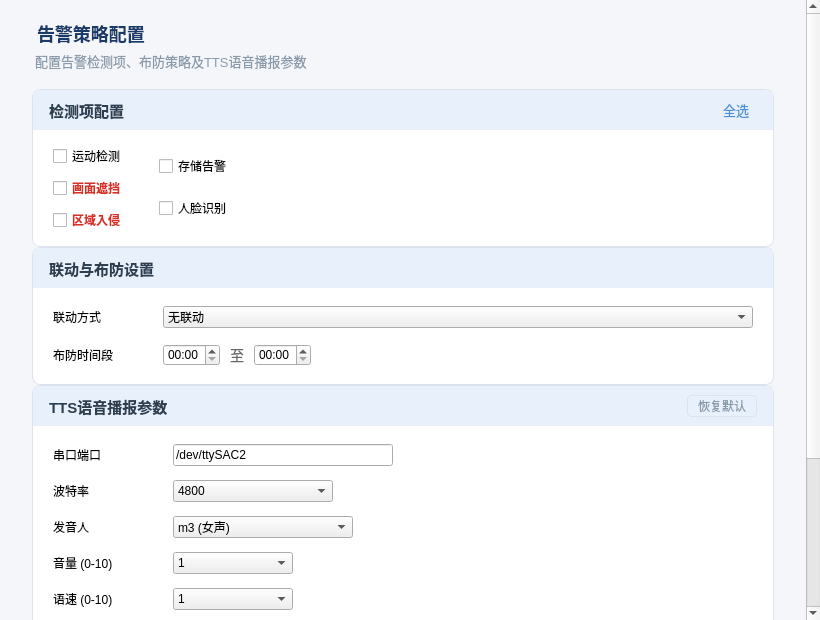
<?xml version="1.0" encoding="UTF-8"?>
<ui version="4.0">
 <class>SetupWidget</class>
 <widget class="QScrollArea" name="SetupWidget">
  <property name="geometry"><rect><x>0</x><y>0</y><width>820</width><height>620</height></rect></property>
  <property name="styleSheet"><string notr="true">QScrollArea { border: none; background: #f4f6f9; }</string></property>
  <property name="widgetResizable"><bool>true</bool></property>
  <widget class="QWidget" name="scrollContent">
   <property name="styleSheet"><string notr="true">QWidget#scrollContent { background: #f4f6f9; }</string></property>
   <layout class="QVBoxLayout" name="rootLayout">
    <property name="leftMargin"><number>32</number></property>
    <property name="topMargin"><number>20</number></property>
    <property name="rightMargin"><number>32</number></property>
    <property name="bottomMargin"><number>28</number></property>
    <property name="spacing"><number>0</number></property>

    <!-- 面包屑标题 -->
    <item>
     <widget class="QLabel" name="pageTitle">
      <property name="text"><string>告警策略配置</string></property>
      <property name="styleSheet"><string notr="true">QLabel{font-size:18px;font-weight:bold;color:#1a3a6a;margin-bottom:4px;background:transparent;}</string></property>
     </widget>
    </item>
    <item>
     <widget class="QLabel" name="pageDesc">
      <property name="text"><string>配置告警检测项、布防策略及TTS语音播报参数</string></property>
      <property name="styleSheet"><string notr="true">QLabel{font-size:13px;color:#8a9aaa;margin-bottom:18px;background:transparent;}</string></property>
     </widget>
    </item>

    <!-- ====== 卡片1：检测项配置 ====== -->
    <item>
     <widget class="QFrame" name="cardDetect">
      <property name="styleSheet"><string notr="true">QFrame#cardDetect{background:#ffffff;border:1px solid #dde3ee;border-radius:8px;}</string></property>
      <layout class="QVBoxLayout" name="detectCardLayout">
       <property name="leftMargin"><number>0</number></property><property name="topMargin"><number>0</number></property>
       <property name="rightMargin"><number>0</number></property><property name="bottomMargin"><number>0</number></property>
       <property name="spacing"><number>0</number></property>
       <item>
        <widget class="QFrame" name="detectHeader">
         <property name="styleSheet"><string notr="true">QFrame#detectHeader{background:#e8f0fc;border-top-left-radius:8px;border-top-right-radius:8px;min-height:40px;max-height:40px;}</string></property>
         <layout class="QHBoxLayout" name="detectHeaderLayout">
          <property name="leftMargin"><number>16</number></property><property name="topMargin"><number>0</number></property>
          <property name="rightMargin"><number>16</number></property><property name="bottomMargin"><number>0</number></property>
          <item><widget class="QLabel" name="detectTitle"><property name="text"><string>检测项配置</string></property><property name="styleSheet"><string notr="true">font-size:15px;font-weight:bold;color:#2c3e50;background:transparent;</string></property></widget></item>
          <item><spacer name="detectHSpacer"><property name="orientation"><enum>Qt::Horizontal</enum></property><property name="sizeHint" stdset="0"><size><width>40</width><height>20</height></size></property></spacer></item>
          <item><widget class="QPushButton" name="btnSelectAll"><property name="text"><string>全选</string></property><property name="styleSheet"><string notr="true">QPushButton{background:transparent;color:#4a90d9;border:none;font-size:13px;padding:2px 8px;}QPushButton:hover{color:#2a6ab8;}</string></property></widget></item>
         </layout>
        </widget>
       </item>
       <item>
        <layout class="QHBoxLayout" name="detectBodyLayout">
         <property name="leftMargin"><number>20</number></property><property name="topMargin"><number>14</number></property>
         <property name="rightMargin"><number>20</number></property><property name="bottomMargin"><number>14</number></property>
         <property name="spacing"><number>32</number></property>
         <item>
          <layout class="QVBoxLayout" name="detectCol1"><property name="spacing"><number>8</number></property>
           <item><widget class="QCheckBox" name="ckMotion"><property name="text"><string>运动检测</string></property></widget></item>
           <item><widget class="QCheckBox" name="ckCover"><property name="text"><string>画面遮挡</string></property><property name="styleSheet"><string notr="true">QCheckBox{font-weight:bold;color:#d93025;}</string></property></widget></item>
           <item><widget class="QCheckBox" name="ckIntrude"><property name="text"><string>区域入侵</string></property><property name="styleSheet"><string notr="true">QCheckBox{font-weight:bold;color:#d93025;}</string></property></widget></item>
          </layout>
         </item>
         <item>
          <layout class="QVBoxLayout" name="detectCol2"><property name="spacing"><number>8</number></property>
           <item><widget class="QCheckBox" name="ckStorage"><property name="text"><string>存储告警</string></property></widget></item>
           <item><widget class="QCheckBox" name="ckFace"><property name="text"><string>人脸识别</string></property></widget></item>
          </layout>
         </item>
         <item><spacer name="detectBodySpacer"><property name="orientation"><enum>Qt::Horizontal</enum></property><property name="sizeHint" stdset="0"><size><width>40</width><height>20</height></size></property></spacer></item>
        </layout>
       </item>
      </layout>
     </widget>
    </item>

    <!-- 卡片间距 -->
    <item><spacer name="sp1"><property name="orientation"><enum>Qt::Vertical</enum></property><property name="sizeHint" stdset="0"><size><width>20</width><height>16</height></size></property></spacer></item>

    <!-- ====== 卡片2：联动与布防设置 ====== -->
    <item>
     <widget class="QFrame" name="cardRule">
      <property name="styleSheet"><string notr="true">QFrame#cardRule{background:#ffffff;border:1px solid #dde3ee;border-radius:8px;}</string></property>
      <layout class="QVBoxLayout" name="ruleCardLayout">
       <property name="leftMargin"><number>0</number></property><property name="topMargin"><number>0</number></property>
       <property name="rightMargin"><number>0</number></property><property name="bottomMargin"><number>0</number></property><property name="spacing"><number>0</number></property>
       <item>
        <widget class="QFrame" name="ruleHeader">
         <property name="styleSheet"><string notr="true">QFrame#ruleHeader{background:#e8f0fc;border-top-left-radius:8px;border-top-right-radius:8px;min-height:40px;max-height:40px;}</string></property>
         <layout class="QHBoxLayout" name="ruleHeaderLayout">
          <property name="leftMargin"><number>16</number></property><property name="rightMargin"><number>16</number></property>
          <item><widget class="QLabel" name="ruleTitle"><property name="text"><string>联动与布防设置</string></property><property name="styleSheet"><string notr="true">font-size:15px;font-weight:bold;color:#2c3e50;background:transparent;</string></property></widget></item>
         </layout>
        </widget>
       </item>
       <item>
        <layout class="QFormLayout" name="ruleBodyLayout">
         <property name="leftMargin"><number>20</number></property><property name="topMargin"><number>18</number></property>
         <property name="rightMargin"><number>20</number></property><property name="bottomMargin"><number>18</number></property>
         <property name="horizontalSpacing"><number>20</number></property>
         <property name="verticalSpacing"><number>16</number></property>
         <item row="0" column="0"><widget class="QLabel" name="lblLink"><property name="text"><string>联动方式</string></property><property name="minimumSize"><size><width>90</width><height>0</height></size></property></widget></item>
         <item row="0" column="1">
          <widget class="QComboBox" name="linkCombo">
           <item><property name="text"><string>无联动</string></property></item>
           <item><property name="text"><string>声光报警</string></property></item>
           <item><property name="text"><string>自动录像</string></property></item>
           <item><property name="text"><string>消息推送</string></property></item>
          </widget>
         </item>
         <item row="1" column="0"><widget class="QLabel" name="lblTime"><property name="text"><string>布防时间段</string></property></widget></item>
         <item row="1" column="1">
          <layout class="QHBoxLayout" name="timeLayout"><property name="spacing"><number>10</number></property>
           <item><widget class="QTimeEdit" name="timeStart"><property name="displayFormat"><string>HH:mm</string></property></widget></item>
           <item><widget class="QLabel" name="lblTo"><property name="text"><string>至</string></property><property name="styleSheet"><string notr="true">color:#666;font-size:14px;</string></property></widget></item>
           <item><widget class="QTimeEdit" name="timeEnd"><property name="displayFormat"><string>HH:mm</string></property></widget></item>
           <item><spacer name="timeSpacer"><property name="orientation"><enum>Qt::Horizontal</enum></property><property name="sizeHint" stdset="0"><size><width>40</width><height>20</height></size></property></spacer></item>
          </layout>
         </item>
        </layout>
       </item>
      </layout>
     </widget>
    </item>

    <!-- 卡片间距 -->
    <item><spacer name="sp2"><property name="orientation"><enum>Qt::Vertical</enum></property><property name="sizeHint" stdset="0"><size><width>20</width><height>16</height></size></property></spacer></item>

    <!-- ====== 卡片3：TTS语音播报参数 ====== -->
    <item>
     <widget class="QFrame" name="cardTts">
      <property name="styleSheet"><string notr="true">QFrame#cardTts{background:#ffffff;border:1px solid #dde3ee;border-radius:8px;}</string></property>
      <layout class="QVBoxLayout" name="ttsCardLayout">
       <property name="leftMargin"><number>0</number></property><property name="topMargin"><number>0</number></property>
       <property name="rightMargin"><number>0</number></property><property name="bottomMargin"><number>0</number></property><property name="spacing"><number>0</number></property>
       <item>
        <widget class="QFrame" name="ttsHeader">
         <property name="styleSheet"><string notr="true">QFrame#ttsHeader{background:#e8f0fc;border-top-left-radius:8px;border-top-right-radius:8px;min-height:40px;max-height:40px;}</string></property>
         <layout class="QHBoxLayout" name="ttsHeaderLayout">
          <property name="leftMargin"><number>16</number></property><property name="rightMargin"><number>16</number></property>
          <item><widget class="QLabel" name="ttsTitle"><property name="text"><string>TTS语音播报参数</string></property><property name="styleSheet"><string notr="true">font-size:15px;font-weight:bold;color:#2c3e50;background:transparent;</string></property></widget></item>
          <item><spacer name="ttsHSpacer"><property name="orientation"><enum>Qt::Horizontal</enum></property><property name="sizeHint" stdset="0"><size><width>40</width><height>20</height></size></property></spacer></item>
          <item><widget class="QPushButton" name="ttsResetBt"><property name="text"><string>恢复默认</string></property><property name="styleSheet"><string notr="true">QPushButton{background:transparent;color:#8a9aaa;border:1px solid #dde3ee;border-radius:4px;font-size:12px;padding:2px 10px;}QPushButton:hover{color:#4a90d9;border-color:#4a90d9;}</string></property></widget></item>
         </layout>
        </widget>
       </item>
       <item>
        <layout class="QFormLayout" name="ttsBodyLayout">
         <property name="leftMargin"><number>20</number></property><property name="topMargin"><number>18</number></property>
         <property name="rightMargin"><number>20</number></property><property name="bottomMargin"><number>18</number></property>
         <property name="horizontalSpacing"><number>20</number></property>
         <property name="verticalSpacing"><number>14</number></property>
         <!-- 串口端口 -->
         <item row="0" column="0"><widget class="QLabel" name="ttsPortLabel"><property name="text"><string>串口端口</string></property><property name="minimumSize"><size><width>100</width><height>0</height></size></property></widget></item>
         <item row="0" column="1"><widget class="QLineEdit" name="ttsPort"><property name="text"><string>/dev/ttySAC2</string></property><property name="maximumSize"><size><width>220</width><height>16777215</height></size></property></widget></item>
         <!-- 波特率 -->
         <item row="1" column="0"><widget class="QLabel" name="ttsBaudLabel"><property name="text"><string>波特率</string></property></widget></item>
         <item row="1" column="1"><widget class="QComboBox" name="ttsBaud"><item><property name="text"><string>4800</string></property></item><item><property name="text"><string>9600</string></property></item><item><property name="text"><string>57600</string></property></item><item><property name="text"><string>115200</string></property></item><property name="maximumSize"><size><width>160</width><height>16777215</height></size></property></widget></item>
         <!-- 发音人 -->
         <item row="2" column="0"><widget class="QLabel" name="ttsSpeakerLabel"><property name="text"><string>发音人</string></property></widget></item>
         <item row="2" column="1"><widget class="QComboBox" name="ttsSpeaker"><item><property name="text"><string>m3 (女声)</string></property></item><item><property name="text"><string>m51 (男声)</string></property></item><item><property name="text"><string>m54 (唐老鸭)</string></property></item><item><property name="text"><string>m55 (小燕子)</string></property></item><property name="maximumSize"><size><width>180</width><height>16777215</height></size></property></widget></item>
         <!-- 音量 -->
         <item row="3" column="0"><widget class="QLabel" name="ttsVolumeLabel"><property name="text"><string>音量 (0-10)</string></property></widget></item>
         <item row="3" column="1"><widget class="QComboBox" name="ttsVolume"><item><property name="text"><string>1</string></property></item><item><property name="text"><string>2</string></property></item><item><property name="text"><string>3</string></property></item><item><property name="text"><string>4</string></property></item><item><property name="text"><string>5</string></property></item><item><property name="text"><string>6</string></property></item><item><property name="text"><string>7</string></property></item><item><property name="text"><string>8</string></property></item><item><property name="text"><string>9</string></property></item><item><property name="text"><string>10</string></property></item><property name="maximumSize"><size><width>120</width><height>16777215</height></size></property></widget></item>
         <!-- 语速 -->
         <item row="4" column="0"><widget class="QLabel" name="ttsSpeedLabel"><property name="text"><string>语速 (0-10)</string></property></widget></item>
         <item row="4" column="1"><widget class="QComboBox" name="ttsSpeed"><item><property name="text"><string>1</string></property></item><item><property name="text"><string>2</string></property></item><item><property name="text"><string>3</string></property></item><item><property name="text"><string>4</string></property></item><item><property name="text"><string>5</string></property></item><item><property name="text"><string>6</string></property></item><item><property name="text"><string>7</string></property></item><item><property name="text"><string>8</string></property></item><item><property name="text"><string>9</string></property></item><item><property name="text"><string>10</string></property></item><property name="maximumSize"><size><width>120</width><height>16777215</height></size></property></widget></item>
         <!-- 循环播报 -->
         <item row="5" column="0"><widget class="QCheckBox" name="ttsLoopEnabled"><property name="text"><string>循环播报</string></property></widget></item>
         <item row="5" column="1"><widget class="QLabel" name="ttsLoopHint"><property name="text"><string>勾选后告警语音将按设定次数重复播报</string></property><property name="styleSheet"><string notr="true">color:#8a9aaa;font-size:12px;</string></property></widget></item>
         <!-- 循环播报次数 -->
         <item row="6" column="0"><widget class="QLabel" name="ttsLoopCountLabel"><property name="text"><string>循环播报次数</string></property></widget></item>
         <item row="6" column="1"><widget class="QSpinBox" name="ttsLoopCount"><property name="minimum"><number>1</number></property><property name="maximum"><number>20</number></property><property name="value"><number>2</number></property><property name="maximumSize"><size><width>120</width><height>16777215</height></size></property></widget></item>
         <!-- 循环间隔 -->
         <item row="7" column="0"><widget class="QLabel" name="ttsLoopIntervalLabel"><property name="text"><string>循环间隔(秒)</string></property></widget></item>
         <item row="7" column="1"><widget class="QSpinBox" name="ttsLoopInterval"><property name="minimum"><number>3</number></property><property name="maximum"><number>120</number></property><property name="value"><number>10</number></property><property name="maximumSize"><size><width>120</width><height>16777215</height></size></property></widget></item>
        </layout>
       </item>
      </layout>
     </widget>
    </item>

    <!-- 卡片间距 -->
    <item><spacer name="sp3"><property name="orientation"><enum>Qt::Vertical</enum></property><property name="sizeHint" stdset="0"><size><width>20</width><height>20</height></size></property></spacer></item>

    <!-- ====== 底部操作栏 ====== -->
    <item>
     <widget class="QFrame" name="actionBar">
      <property name="styleSheet"><string notr="true">QFrame#actionBar{background:#ffffff;border:1px solid #dde3ee;border-radius:8px;min-height:56px;max-height:56px;}</string></property>
      <layout class="QHBoxLayout" name="actionLayout">
       <property name="leftMargin"><number>20</number></property><property name="topMargin"><number>0</number></property>
       <property name="rightMargin"><number>20</number></property><property name="bottomMargin"><number>0</number></property>
       <item><spacer name="actionSpacer"><property name="orientation"><enum>Qt::Horizontal</enum></property><property name="sizeHint" stdset="0"><size><width>40</width><height>20</height></size></property></spacer></item>
       <item><widget class="QPushButton" name="resetBt"><property name="text"><string>重置</string></property><property name="minimumSize"><size><width>100</width><height>36</height></size></property></widget></item>
       <item><widget class="QPushButton" name="saveBt"><property name="text"><string>保存配置</string></property><property name="minimumSize"><size><width>120</width><height>36</height></size></property></widget></item>
      </layout>
     </widget>
    </item>

   </layout>
  </widget>
 </widget>
 <resources/>
 <connections/>
</ui>
